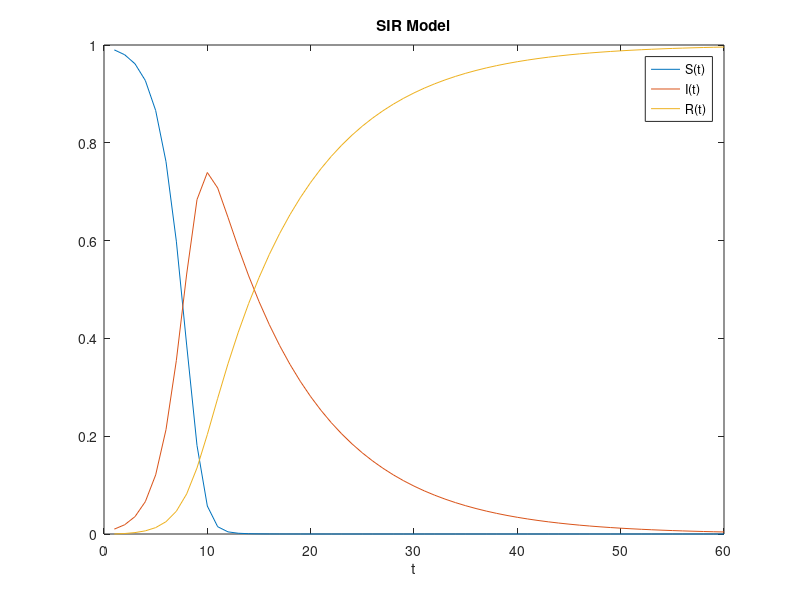

The MATLAB script that drew this image:
clear all
close all

beta = 1;
gamma = 0.1;

n = 60;

S = zeros(1,n);
I = zeros(1,n);
R = zeros(1,n);

S(1) = 0.99;
I(1) = 0.01;
% R(1) = 0

for i=1:n-1
    I(i+1) = (beta * S(i) - gamma + 1) * I(i);
    R(i+1) = gamma * I(i) + R(i);
    S(i+1) = S(i) + I(i) + R(i) - I(i+1) - R(i+1);
end

t = [1 : 1 : n];

plot (t,S)
hold on
plot (t,I)
plot (t,R)
title('SIR Model');
xlabel('t')
ylabel('')
legend("S(t)","I(t)","R(t)")
